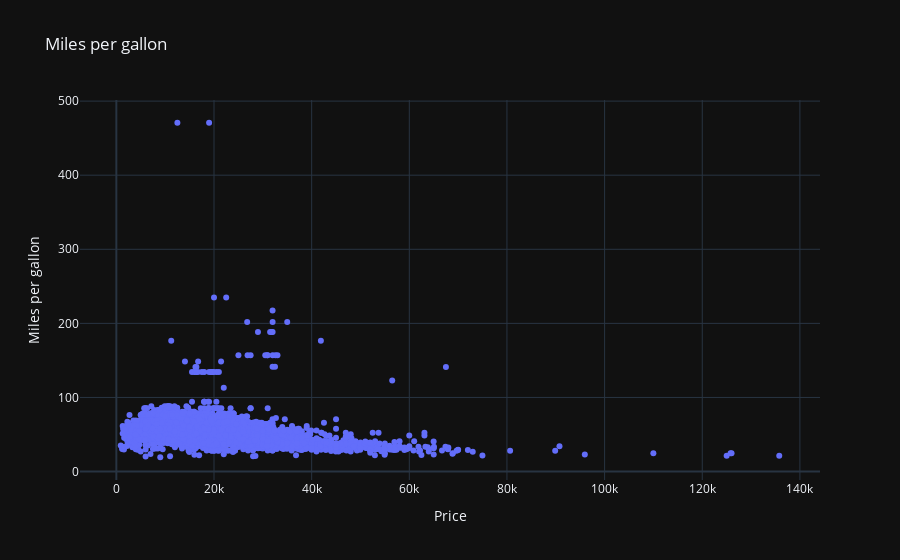

Here is the notebook cell this chart was saved with:
### Code cell
fig = go.Figure()

to_plot = data.sample(frac=0.10, random_state=42)

fig.add_trace(go.Scatter(
    x = to_plot['price'],
    y = to_plot['mpg'],
    mode = 'markers'
))

fig.update_layout(
    title_text = 'Miles per gallon',
    template = 'plotly_dark',
    xaxis_title = 'Price',
    yaxis_title = 'Miles per gallon'
)

### Figure 1 — Plotly figure (JSON) as saved in the notebook; plotly's stock layout.template omitted (floating-point values rounded to 4 significant figures; data arrays with more than 128 entries replaced by an {"elided": "..."} marker saying what was removed)
{"data": [{"mode": "markers", "type": "scatter", "x": {"elided": "7040 int values"}, "y": {"elided": "7040 float values"}}], "layout": {"title": {"text": "Miles per gallon"}, "xaxis": {"title": {"text": "Price"}}, "yaxis": {"title": {"text": "Miles per gallon"}}}}
